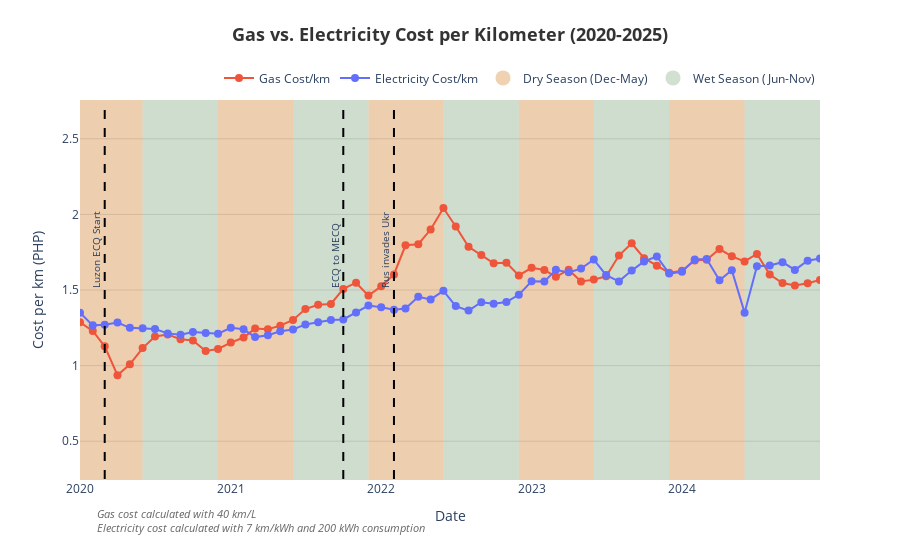

The code cell stored with this chart in its notebook:
### Code cell
plot_comparison_dataframe(40, 7, 200)

### Figure 1 — Plotly figure (JSON) as saved in the notebook; plotly's stock layout.template omitted (floating-point values rounded to 4 significant figures)
{"data": [{"hovertemplate": "<b>%{x|%b %Y}</b><br>Gas Cost: PHP %{y:.3f}<extra></extra>", "line": {"color": "#EF553B", "width": 2}, "marker": {"size": 8}, "mode": "lines+markers", "name": "Gas Cost/km", "type": "scatter", "x": ["2020-01-01T00:00:00", "2020-02-01T00:00:00", "2020-03-01T00:00:00", "2020-04-01T00:00:00", "2020-05-01T00:00:00", "2020-06-01T00:00:00", "2020-07-01T00:00:00", "2020-08-01T00:00:00", "2020-09-01T00:00:00", "2020-10-01T00:00:00", "2020-11-01T00:00:00", "2020-12-01T00:00:00", "2021-01-01T00:00:00", "2021-02-01T00:00:00", "2021-03-01T00:00:00", "2021-04-01T00:00:00", "2021-05-01T00:00:00", "2021-06-01T00:00:00", "2021-07-01T00:00:00", "2021-08-01T00:00:00", "2021-09-01T00:00:00", "2021-10-01T00:00:00", "2021-11-01T00:00:00", "2021-12-01T00:00:00", "2022-01-01T00:00:00", "2022-02-01T00:00:00", "2022-03-01T00:00:00", "2022-04-01T00:00:00", "2022-05-01T00:00:00", "2022-06-01T00:00:00", "2022-07-01T00:00:00", "2022-08-01T00:00:00", "2022-09-01T00:00:00", "2022-10-01T00:00:00", "2022-11-01T00:00:00", "2022-12-01T00:00:00", "2023-01-01T00:00:00", "2023-02-01T00:00:00", "2023-03-01T00:00:00", "2023-04-01T00:00:00", "2023-05-01T00:00:00", "2023-06-01T00:00:00", "2023-07-01T00:00:00", "2023-08-01T00:00:00", "2023-09-01T00:00:00", "2023-10-01T00:00:00", "2023-11-01T00:00:00", "2023-12-01T00:00:00", "2024-01-01T00:00:00", "2024-02-01T00:00:00", "2024-03-01T00:00:00", "2024-04-01T00:00:00", "2024-05-01T00:00:00", "2024-06-01T00:00:00", "2024-07-01T00:00:00", "2024-08-01T00:00:00", "2024-09-01T00:00:00", "2024-10-01T00:00:00", "2024-11-01T00:00:00", "2024-12-01T00:00:00"], "y": [1.287, 1.229, 1.127, 0.9364, 1.009, 1.116, 1.192, 1.206, 1.175, 1.166, 1.097, 1.11, 1.152, 1.186, 1.246, 1.24, 1.264, 1.302, 1.374, 1.402, 1.408, 1.507, 1.548, 1.463, 1.524, 1.603, 1.796, 1.803, 1.9, 2.042, 1.92, 1.786, 1.731, 1.677, 1.68, 1.597, 1.647, 1.632, 1.587, 1.634, 1.557, 1.569, 1.591, 1.728, 1.809, 1.71, 1.661, 1.613, 1.627, 1.695, 1.7, 1.771, 1.723, 1.689, 1.739, 1.602, 1.546, 1.53, 1.545, 1.566]}, {"hovertemplate": "<b>%{x|%b %Y}</b><br>Electricity Cost: PHP %{y:.3f}<extra></extra>", "line": {"color": "#636EFA", "width": 2}, "marker": {"size": 8}, "mode": "lines+markers", "name": "Electricity Cost/km", "type": "scatter", "x": ["2020-01-01T00:00:00", "2020-02-01T00:00:00", "2020-03-01T00:00:00", "2020-04-01T00:00:00", "2020-05-01T00:00:00", "2020-06-01T00:00:00", "2020-07-01T00:00:00", "2020-08-01T00:00:00", "2020-09-01T00:00:00", "2020-10-01T00:00:00", "2020-11-01T00:00:00", "2020-12-01T00:00:00", "2021-01-01T00:00:00", "2021-02-01T00:00:00", "2021-03-01T00:00:00", "2021-04-01T00:00:00", "2021-05-01T00:00:00", "2021-06-01T00:00:00", "2021-07-01T00:00:00", "2021-08-01T00:00:00", "2021-09-01T00:00:00", "2021-10-01T00:00:00", "2021-11-01T00:00:00", "2021-12-01T00:00:00", "2022-01-01T00:00:00", "2022-02-01T00:00:00", "2022-03-01T00:00:00", "2022-04-01T00:00:00", "2022-05-01T00:00:00", "2022-06-01T00:00:00", "2022-07-01T00:00:00", "2022-08-01T00:00:00", "2022-09-01T00:00:00", "2022-10-01T00:00:00", "2022-11-01T00:00:00", "2022-12-01T00:00:00", "2023-01-01T00:00:00", "2023-02-01T00:00:00", "2023-03-01T00:00:00", "2023-04-01T00:00:00", "2023-05-01T00:00:00", "2023-06-01T00:00:00", "2023-07-01T00:00:00", "2023-08-01T00:00:00", "2023-09-01T00:00:00", "2023-10-01T00:00:00", "2023-11-01T00:00:00", "2023-12-01T00:00:00", "2024-01-01T00:00:00", "2024-02-01T00:00:00", "2024-03-01T00:00:00", "2024-04-01T00:00:00", "2024-05-01T00:00:00", "2024-06-01T00:00:00", "2024-07-01T00:00:00", "2024-08-01T00:00:00", "2024-09-01T00:00:00", "2024-10-01T00:00:00", "2024-11-01T00:00:00", "2024-12-01T00:00:00"], "y": [1.35, 1.266, 1.27, 1.285, 1.25, 1.246, 1.242, 1.213, 1.204, 1.221, 1.216, 1.211, 1.25, 1.24, 1.188, 1.201, 1.227, 1.239, 1.272, 1.286, 1.301, 1.305, 1.352, 1.397, 1.386, 1.369, 1.378, 1.455, 1.438, 1.494, 1.393, 1.364, 1.419, 1.409, 1.421, 1.468, 1.557, 1.556, 1.634, 1.617, 1.642, 1.702, 1.599, 1.557, 1.629, 1.689, 1.722, 1.608, 1.62, 1.702, 1.706, 1.565, 1.631, 1.35, 1.657, 1.662, 1.684, 1.633, 1.694, 1.709]}, {"marker": {"color": "rgba(204, 102, 0, 0.3)", "size": 15}, "mode": "markers", "name": "Dry Season (Dec-May)", "type": "scatter", "x": [null], "y": [null]}, {"marker": {"color": "rgba(102, 153, 102, 0.3)", "size": 15}, "mode": "markers", "name": "Wet Season (Jun-Nov)", "type": "scatter", "x": [null], "y": [null]}], "layout": {"annotations": [{"font": {"size": 10}, "showarrow": false, "text": "Luzon ECQ Start", "textangle": -90, "x": "2020-03-01T00:00:00", "xanchor": "right", "xref": "x", "yanchor": "bottom"}, {"font": {"size": 10}, "showarrow": false, "text": "ECQ to MECQ", "textangle": -90, "x": "2021-10-01T00:00:00", "xanchor": "right", "xref": "x", "yanchor": "bottom"}, {"font": {"size": 10}, "showarrow": false, "text": "Rus invades Ukr", "textangle": -90, "x": "2022-02-01T00:00:00", "xanchor": "right", "xref": "x", "yanchor": "bottom"}, {"align": "left", "font": {"color": "#666666", "size": 11}, "showarrow": false, "text": "<i><br>Gas cost calculated with 40 km/L<br>Electricity cost calculated with 7 km/kWh and 200 kWh consumption</i>", "x": 0.02, "xref": "paper", "y": -0.15, "yref": "paper"}], "hovermode": "x unified", "legend": {"orientation": "h", "x": 1, "xanchor": "right", "y": 1.02, "yanchor": "bottom"}, "paper_bgcolor": "white", "plot_bgcolor": "#FAFAFA", "shapes": [{"line": {"color": "black", "dash": "dash", "width": 2}, "type": "line", "x0": "2020-03-01T00:00:00", "x1": "2020-03-01T00:00:00"}, {"line": {"color": "black", "dash": "dash", "width": 2}, "type": "line", "x0": "2021-10-01T00:00:00", "x1": "2021-10-01T00:00:00"}, {"line": {"color": "black", "dash": "dash", "width": 2}, "type": "line", "x0": "2022-02-01T00:00:00", "x1": "2022-02-01T00:00:00"}, {"fillcolor": "rgba(204, 102, 0, 0.3)", "layer": "below", "line": {"width": 0}, "type": "rect", "x0": "2020-01-01T00:00:00", "x1": "2020-06-01T00:00:00", "xref": "x", "y0": 0, "y1": 1, "yref": "y domain"}, {"fillcolor": "rgba(102, 153, 102, 0.3)", "layer": "below", "line": {"width": 0}, "type": "rect", "x0": "2020-01-01T00:00:00", "x1": "2019-12-01T00:00:00", "xref": "x", "y0": 0, "y1": 1, "yref": "y domain"}, {"fillcolor": "rgba(204, 102, 0, 0.3)", "layer": "below", "line": {"width": 0}, "type": "rect", "x0": "2020-12-01T00:00:00", "x1": "2021-06-01T00:00:00", "xref": "x", "y0": 0, "y1": 1, "yref": "y domain"}, {"fillcolor": "rgba(102, 153, 102, 0.3)", "layer": "below", "line": {"width": 0}, "type": "rect", "x0": "2020-06-01T00:00:00", "x1": "2020-12-01T00:00:00", "xref": "x", "y0": 0, "y1": 1, "yref": "y domain"}, {"fillcolor": "rgba(204, 102, 0, 0.3)", "layer": "below", "line": {"width": 0}, "type": "rect", "x0": "2021-12-01T00:00:00", "x1": "2022-06-01T00:00:00", "xref": "x", "y0": 0, "y1": 1, "yref": "y domain"}, {"fillcolor": "rgba(102, 153, 102, 0.3)", "layer": "below", "line": {"width": 0}, "type": "rect", "x0": "2021-06-01T00:00:00", "x1": "2021-12-01T00:00:00", "xref": "x", "y0": 0, "y1": 1, "yref": "y domain"}, {"fillcolor": "rgba(204, 102, 0, 0.3)", "layer": "below", "line": {"width": 0}, "type": "rect", "x0": "2022-12-01T00:00:00", "x1": "2023-06-01T00:00:00", "xref": "x", "y0": 0, "y1": 1, "yref": "y domain"}, {"fillcolor": "rgba(102, 153, 102, 0.3)", "layer": "below", "line": {"width": 0}, "type": "rect", "x0": "2022-06-01T00:00:00", "x1": "2022-12-01T00:00:00", "xref": "x", "y0": 0, "y1": 1, "yref": "y domain"}, {"fillcolor": "rgba(204, 102, 0, 0.3)", "layer": "below", "line": {"width": 0}, "type": "rect", "x0": "2023-12-01T00:00:00", "x1": "2024-06-01T00:00:00", "xref": "x", "y0": 0, "y1": 1, "yref": "y domain"}, {"fillcolor": "rgba(102, 153, 102, 0.3)", "layer": "below", "line": {"width": 0}, "type": "rect", "x0": "2023-06-01T00:00:00", "x1": "2023-12-01T00:00:00", "xref": "x", "y0": 0, "y1": 1, "yref": "y domain"}, {"fillcolor": "rgba(204, 102, 0, 0.3)", "layer": "below", "line": {"width": 0}, "type": "rect", "x0": "2024-12-01T00:00:00", "x1": "2024-12-01T00:00:00", "xref": "x", "y0": 0, "y1": 1, "yref": "y domain"}, {"fillcolor": "rgba(102, 153, 102, 0.3)", "layer": "below", "line": {"width": 0}, "type": "rect", "x0": "2024-06-01T00:00:00", "x1": "2024-12-01T00:00:00", "xref": "x", "y0": 0, "y1": 1, "yref": "y domain"}], "title": {"font": {"color": "#333333", "size": 18}, "text": "<b>Gas vs. Electricity Cost per Kilometer (2020-2025)</b>", "x": 0.5, "xanchor": "center", "y": 0.95}, "xaxis": {"dtick": "M12", "range": ["2020-01-01T00:00:00", "2024-12-01T00:00:00"], "showgrid": false, "tickformat": "%Y", "title": {"text": "Date"}}, "yaxis": {"gridcolor": "rgba(0,0,0,0.1)", "showgrid": true, "title": {"text": "Cost per km (PHP)"}}}}
